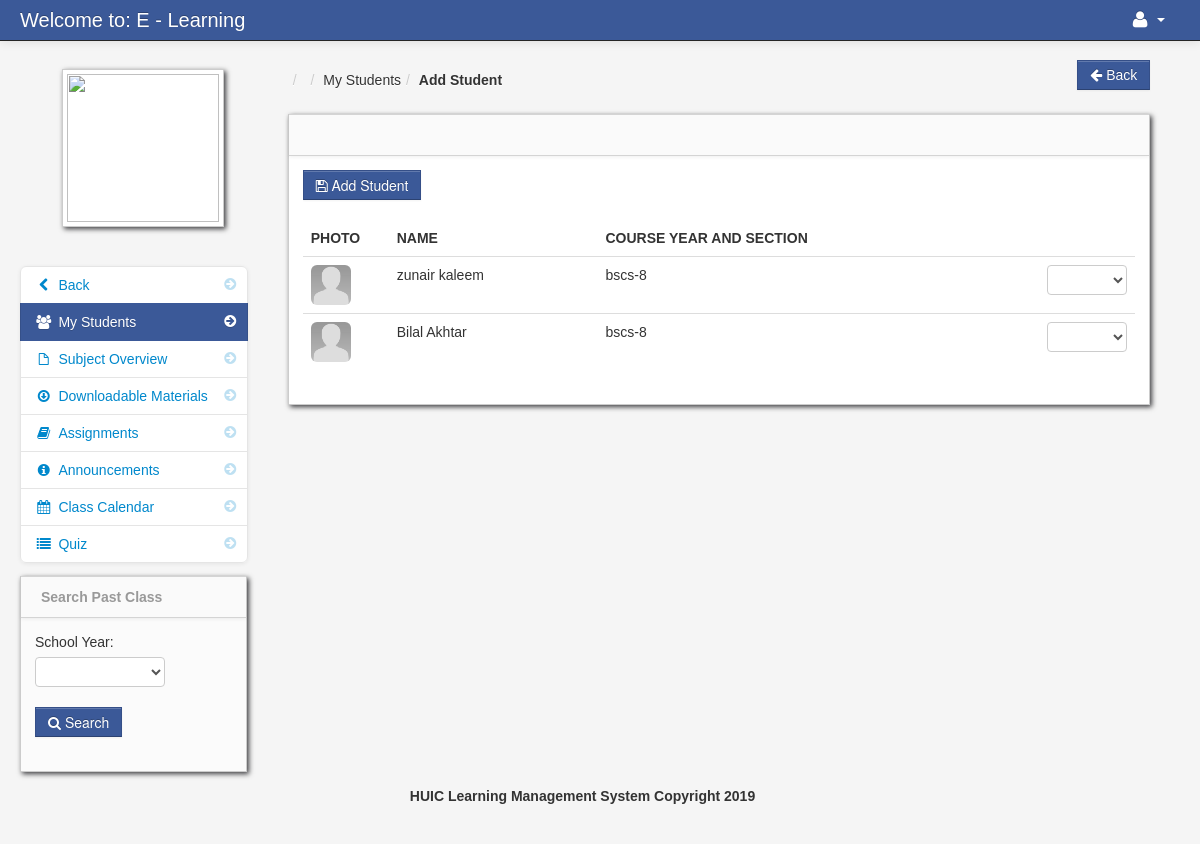
Page /add_student.php (signed in) on the committed database.
### tables this page shows
CREATE TABLE `student` (
  `student_id` int(11) NOT NULL,
  `firstname` varchar(100) NOT NULL,
  `lastname` varchar(100) NOT NULL,
  `class_id` int(11) NOT NULL,
  `username` varchar(100) NOT NULL,
  `password` varchar(100) NOT NULL,
  `location` varchar(100) NOT NULL,
  `status` varchar(100) NOT NULL
);

CREATE TABLE `class` (
  `class_id` int(11) NOT NULL,
  `class_name` varchar(100) NOT NULL
);

### add_student.php (the view, shortened to what this page needs)
<?php include('header_dashboard.php'); ?>
<?php $get_id = $_GET['id']; ?>
    <body>
		<?php include('navbar_teacher.php'); ?>
        <div class="container-fluid">
            <div class="row-fluid">
				<?php include('class_sidebar.php'); ?>
                <div class="span9" id="content">
                     <div class="row-fluid">
				<div class="pull-right">
							<a href="my_students.php<?php echo '?id='.$get_id; ?>" class="btn btn-info"><i class="icon-arrow-left"></i> Back</a>
						</div>
										<?php $class_query = mysql_query("select * from teacher_class
										LEFT JOIN class ON class.class_id = teacher_class.class_id
										LEFT JOIN subject ON subject.subject_id = teacher_class.subject_id
										where teacher_class_id = '$get_id'")or die(mysql_error());
										$class_row = mysql_fetch_array($class_query);
										?>
					     <ul class="breadcrumb">
							<li><a href="#"><?php echo $class_row['class_name']; ?></a> <span class="divider">/</span></li>
							<li><a href="#"><?php echo $class_row['subject_code']; ?></a> <span class="divider">/</span></li>
							<li><a href="#">My Students</a><span class="divider">/</span></li>
							<li><a href="#"><b>Add Student</b></a></li>
						</ul>
                        <div id="block_bg" class="block">
                            <div class="navbar navbar-inner block-header">
                            </div>
                            <div class="block-content collapse in">
                                <div class="span12">
									<form method="post" action="">
										<button name="submit" type="submit" class="btn btn-info"><i class="icon-save"></i>&nbsp;Add Student</button>
												<br>
												<br>
							 <table cellpadding="0" cellspacing="0" border="0" class="table" id="example">
						 <thead>
                                <tr>
                                    <th>Photo</th>
                                    <th>Name</th>
                                    <th>Course Year and Section</th>
                                    <th></th>
                                </tr>
                            </thead>
                            <tbody>
                                         <?php
										$a = 0 ;
										$query = mysql_query("select * from student LEFT JOIN class on class.class_id = student.class_id
										") or die(mysql_error());
										while ($row = mysql_fetch_array($query)) {
										$a++;
                                        ?>
										<tr>
                                        <td width="70"><img  class="img-rounded" src="admin/<?php echo $row['location']; ?>" height="50" width="40"></td>
                                        <td><?php echo $row['firstname'] . " " . $row['lastname']; ?></td>
										<td><?php echo $row['class_name']; ?></td>
										<td width="80">
										<select name="add_student<?php echo $a; ?>" class="span12">
										<option></option>
										<option>Add</option>
										</select>
										</td>
                                   <?php } ?>
                                </tr>
                            </tbody>
                        </table>
						</form>
                                </div>
                            </div>
                        </div>
                    </div>
                </div>
            </div>
		<?php include('footer.php'); ?>
        </div>
		<?php include('script.php'); ?>
    </body>
</html>

### admin/assets/styles.css (style rules this page uses)
body { padding-top: 60px; padding-bottom: 40px; background-color: #f5f5f5; }
#content { margin-left:0px; }
.breadcrumb { margin: 0 0 0px; padding: 10px 0px; background-color: transparent; }
.block { background: url("../images/pixel-60fff.png") repeat scroll 0 0 rgba(0, 0, 0, 0) !important; border: 1px solid #ccc; background: white; margin: 1em 0em; border-top: none; -webkit-box-shadow: 2px 2px 5px rgba(0, 0, 6, 0.75); -moz-box-shadow: 2px 2px 5px rgba(0, 0, 6, 0.75); box-shadow: 2px 2px 5px rgba(0, 0, 6, 0.75); }
.block-content { margin: 1em; min-height: .25em; }
.block-header { margin-bottom: 0px; border-right: none; border-left: none; -webkit-border-radius: 0px; -moz-border-radius: 0px; border-radius: 0px; }

### rows in the picture
student: location (placeholder picture), firstname "zunair", lastname "kaleem", class.class_name "bscs-8"
student: location (placeholder picture), firstname "Bilal", lastname "Akhtar", class.class_name "bscs-8"
